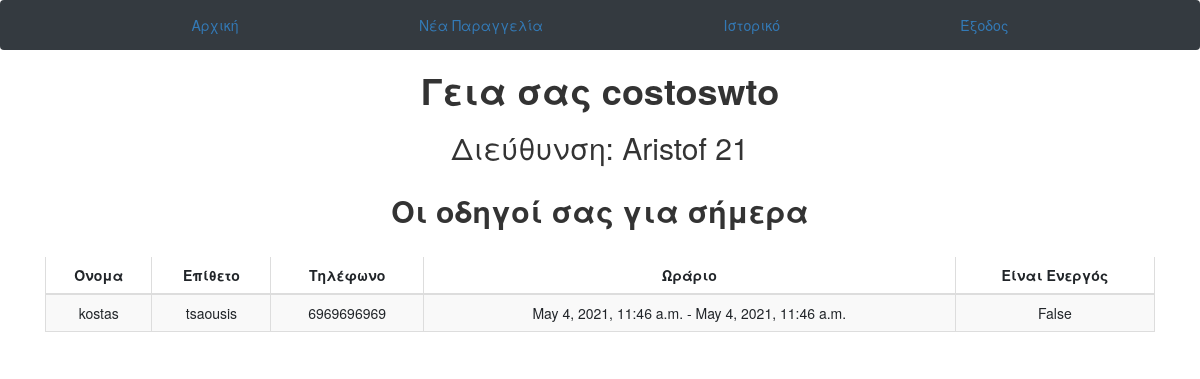
/store/ (signed in), run on the app's committed database.
### driver/models.py (models this page shows)
class store(models.Model):
    user            = models.OneToOneField(User, on_delete=models.CASCADE, primary_key=True )
    name            = models.CharField(max_length=45)
    adress          = models.CharField(max_length=1024)
    phone           = models.CharField(max_length=15)
    driver          = models.ForeignKey(driver, on_delete=models.CASCADE)

class driver(models.Model):
    user            = models.OneToOneField(User, on_delete=models.CASCADE, primary_key=True)
    first_name      = models.CharField(max_length=45)
    last_name       = models.CharField(max_length=45)
    phoneNo         = models.CharField(max_length=15)
    isActive        = models.BooleanField(default=False)
    isBusy          = models.BooleanField(default=False)
    givenHourStart  = models.DateTimeField (blank=False)
    givenHourEnd    = models.DateTimeField (blank=False)
    realHourStart   = models.DateTimeField (blank=True, null=True)
    realHourEnd     = models.DateTimeField (blank=True, null=True)

### store/views.py (the view)
# urls.py: path('store/', mydriver_view),
def mydriver_view(request):
    user=request.user
    mystore=store.objects.get(user_id=user)
    obj= mystore.driver
    context = {
        'store' : mystore.name,
        'storeaddress': mystore.adress,
        'name' : obj.first_name,
        'lastname' : obj.last_name,
        'phone' : obj.phoneNo,
        'active'  :  obj.isBusy ,
        'username'  : user.username,
        'starthour' : obj.givenHourStart,
        'endhour' : obj.givenHourEnd
    }
    return render(request, "mydriver.html", context)

### templates/mydriver.html (shortened to what this page needs)
{% extends 'base.html' %}
{% block content %}
    {% block base %}
      {%if user.is_authenticated%} <h1 align="center"><b>Γεια σας {{store}}</b></h1>  {%endif%}
    {% endblock %}
    {% if user.is_authenticated %}
        <h2 align="center">Διεύθυνση: {{storeaddress}}</h2>
        <div class="container">
        <h2 align="center" class="brand-text"><b>Oι οδηγοί σας για σήμερα</b></h2>
        <br />
        <div class="table-responsive">
        <table id="customer_data" class="table table-striped table-bordered">
            <thead>
                <tr>
                    <td><b>Όνομα</b></td>
                    <td><b>Επίθετο</b></td>
                    <td><b>Τηλέφωνο</b></td>
                    <td><b>Ωράριο</b></td>
                    <td><b>Είναι Ενεργός</b></td>
                </tr>
            </thead>
            <tr>
                <td>{{name}}</td>
                <td>{{lastname}}</td>
                <td>{{phone}}</td>
                <td>{{starthour}} - {{endhour}}</td>
                <td>{{active}}</td>
            </tr>
        </table>
        </div>
        </div>
    {%else%}
        <p>Anonymous User</p>
    {%endif%}
{% endblock %}

### templates/base.html (style rules this page uses)
td { text-align: center; vertical-align: middle; margin:auto }
tr { text-align: center; vertical-align: middle; }

### data on the page
store: name "costoswto", adress "Aristof 21"
driver: first_name "kostas", last_name "tsaousis", phoneNo "6969696969", givenHourStart "May 4, 2021, 11:46 a.m.", givenHourEnd "May 4, 2021, 11:46 a.m."

### other printed values
{{ active }} "False"
